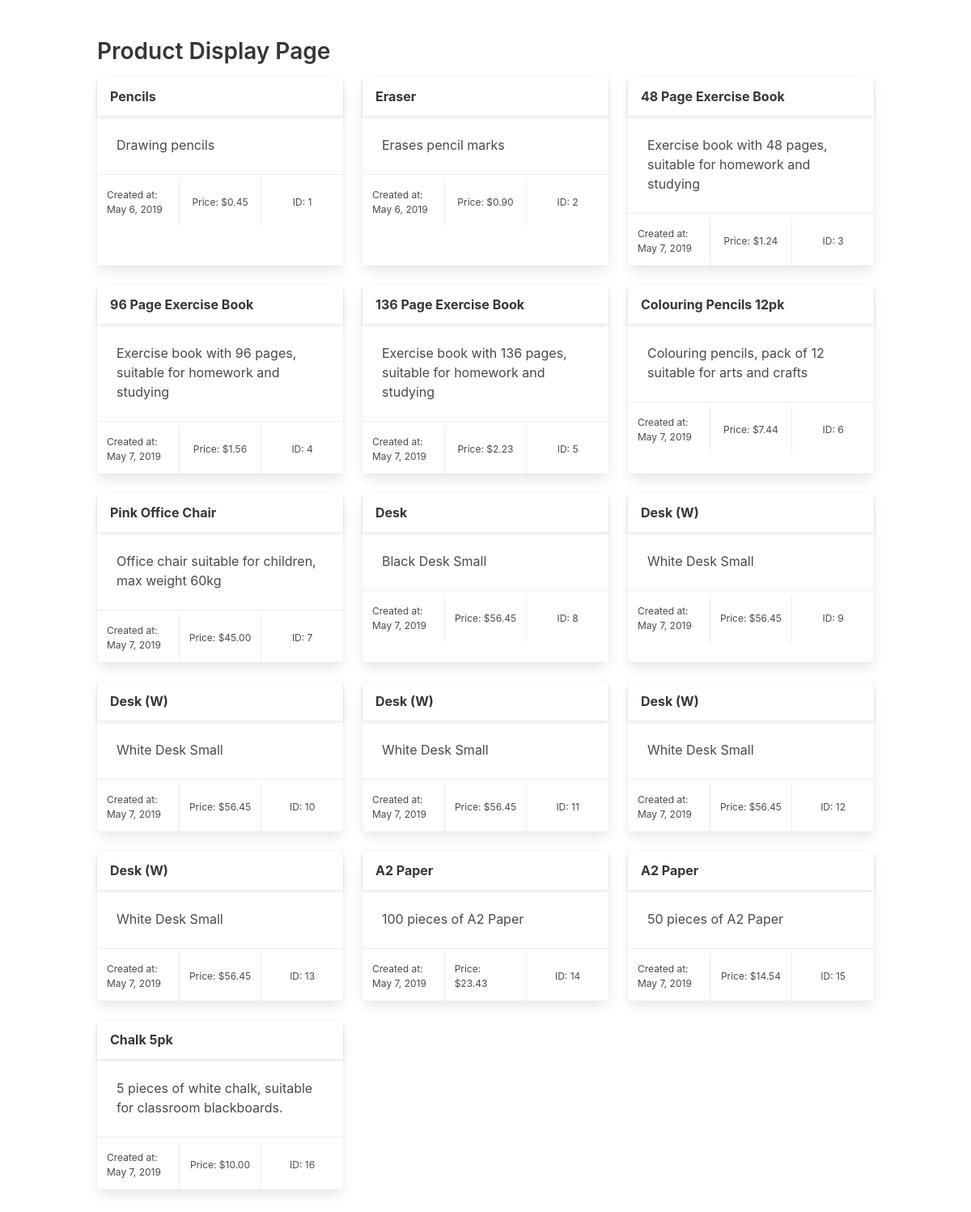
/products/view/, run on an earlier commit of the app's database.
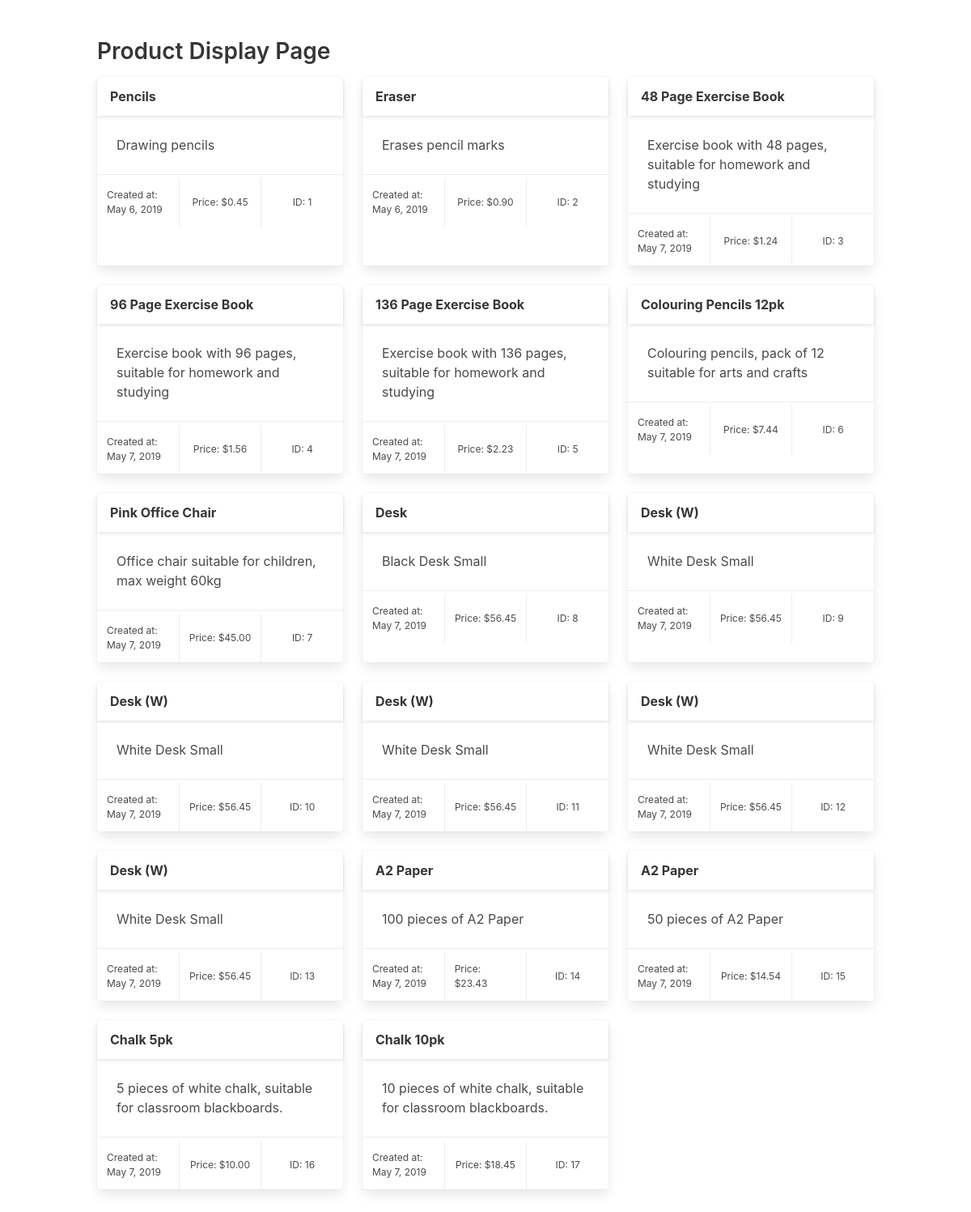
And on a later commit of the database.
### products/models.py (models this page shows)
class Product(models.Model):
    title = models.CharField(max_length=100)
    description = models.CharField(max_length=300)
    price = models.DecimalField(decimal_places=2, max_digits=10)
    summary = models.TextField(default='This product has not been given a summary.')
    created_at = models.DateField(auto_now=True)

### products/views.py (the view)
# urls.py: path('products/view/', prod_display_view, name='products-view'),
def prod_display_view(request, *args, **kwargs):
    data = Product.objects.all()
    context = {'title':'View Products',
               'data':data}
    return render(request, 'products-display.html', context)

### templates/products-display.html
{% extends 'base.html' %}
{% block content %}
<section class="section">
	<section class="container">
		<article class="content">
			<h2>Product Display Page</h2>
			<section class="columns is-multiline">
			{% for p in data %}
			<article class="column is-one-third">
				<div class="card" style="height: 100%;">
					<div class="card-header">
						<div class="card-header-title">{{ p.title }}</div>
					</div>
					<div class="card-content">{{ p.description}}</div>
					<div class="card-footer">
						<div class="card-footer-item help">Created at: {{ p.created_at }}</div>
						<div class="card-footer-item help">Price: ${{ p.price }}</div>
						<div class="card-footer-item help">ID: {{ p.id }}</div>
					</div>
				</div>
			</article>
			{% endfor %}
			</section>
		</article>
	</section>
</section>
{% endblock content %}

What changed in the data, as far as the page shows it:
added Product: title "Chalk 10pk", description "10 pieces of white chalk, suitable for classroom blackboards.", created_at "May 7, 2019", price "18.45", id "17"
